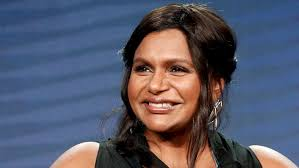
#> input picture faces_train/MindyKaling/cinque.jpeg, 299 x 168 px, found by its file name
$ python face_train.py
#> lines starting #> are read from the running program, lines starting #| are printed output that depends on the picture
#training openCV's face recognizer using haar cascade
import os
import cv2 as cv
import numpy as np

ppl = []
DIR = r'/Users/junaleeiscool/Desktop/Project4/faces_train'

for i in os.listdir(DIR):
    ppl.append(i)
del ppl[0]

features = [] #image array of faces
labels = [] #who's face?

haar_cascade = cv.CascadeClassifier('haar_face.xml') #classifier

#This function takes image paths and turns them grayscale, draws rectangle face
def create_train():
    for person in ppl:
        path = os.path.join(DIR, person)
        label = ppl.index(person)

        img_path = []
        for img in os.listdir(path):
            img_path.append(os.path.join(path, img))

            for i in range(len(img_path)):
                if img_path[i].endswith('.DS_Store'):
                    del img_path[i]

        for i in img_path:
            img_array = cv.imread(i)
#> img_array is the input picture: shape (168, 299, 3); mean B, G, R 106.7, 88.7, 86.1
            gray = cv.cvtColor(img_array, cv.COLOR_BGR2GRAY) #turns grayscale
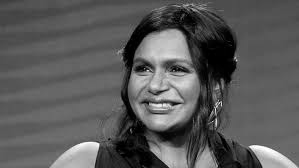
#> gray: shape (168, 299); min 0, max 255, mean 90

            #haar_cascade classifier
            faces_rect = haar_cascade.detectMultiScale(gray, scaleFactor = 1.1, minNeighbors = 4)
#> faces_rect = [[116, 36, 87, 87]]

            for (x, y, w, h) in faces_rect:
                faces_roi = gray[y: y+h, x: x+w] #crop image
                features.append(faces_roi)
                labels.append(label)
#> this loop made 1 pass
#> pass 1, in create_train, `faces_roi = gray[y: y+h, x: x+w]`:
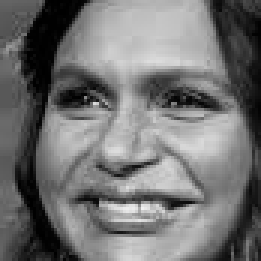
#> faces_roi: shape (87, 87) (shown 3 times larger); min 0, max 240, mean 114.7
#> after the loop, features = 1 item; labels = [0]

create_train()
print("Training done --------------")

face_recognizer = cv.face.LBPHFaceRecognizer_create()

#training the recognizer using features list and labels list
features = np.array(features, dtype = 'object')
labels = np.array(labels)

#> (the run stopped early here; a loop or call above may not have finished)
